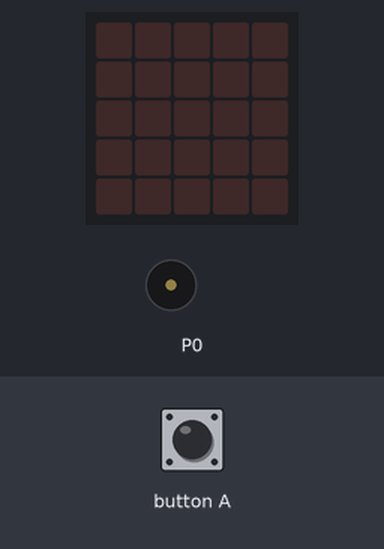
A program run on a simulated BBC micro:bit (MakeCode). Parts: the board's 5×5 LED display, buzzer (waves = sounding). The inputs (shaded band) are chosen by the test bench.

Above: at 1.2 s.
1.3 s: button A pressed for 0.15 s
At 1.9 s:
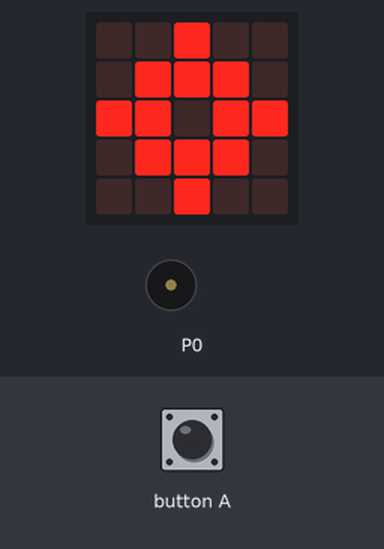
At 9.7 s:
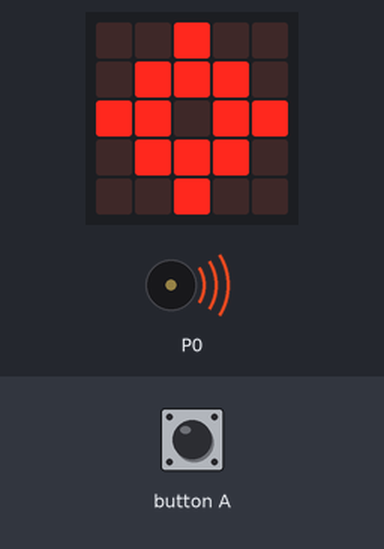
Timing chart, 0 to 10.3 s (numbered marks = the images above; inputs shaded):
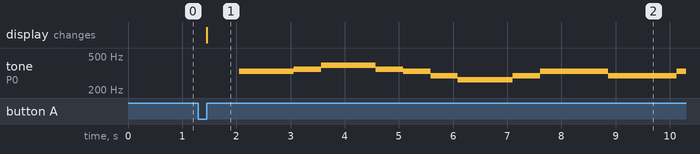

The program:

main.ts
```typescript
input.onButtonPressed(Button.A, function () {
    logging = !(logging)
    if (logging) {
        basic.showIcon(IconNames.Target)
        music._playDefaultBackground(music.builtInPlayableMelody(Melodies.Ode), music.PlaybackMode.UntilDone)
    } else {
        basic.clearScreen()
    }
})
let logging = false
logging = false
loops.everyInterval(60000, function () {
    if (logging) {
        datalogger.log(
        datalogger.createCV("temp", input.temperature()),
        datalogger.createCV("light ", input.lightLevel())
        )
    }
})
```

test.ts
```typescript
// тут проходять випробування; ця компіляція не відбуватиметься, коли цей пакет використовуватиметься як розширення.
```

Measured:
- after the input at 1.3 s, tone on P0: plays 330 Hz for 1.0 s, 349 Hz for 0.51 s, 392 Hz for 1.0 s, 349 Hz for 0.51 s, 330 Hz for 0.51 s, 294 Hz for 0.51 s … (11 notes in this stretch), starting after 0.75 s; the display: changes after 0.15 s (image 1)
